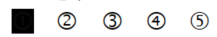
#> input picture Python_cv2/answer.png, 217 x 37 px
$ python main.py
#> lines starting #> are read from the running program, lines starting #| are printed output that depends on the picture; after the words box and inside, x2 and y2 are one past the last pixel; in counts of white or black regions, pixels touching at a corner belong together
import cv2
import numpy as np

# OMR 카드 이미지 로드
img = cv2.imread('answer.png')
#> img is the input picture: shape (37, 217, 3); mean B, G, R 225.4, 225.4, 225.4

# 이미지를 grayscale로 변환
gray = cv2.cvtColor(img, cv2.COLOR_BGR2GRAY)
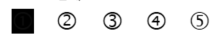
#> gray: shape (37, 217); min 0, max 255, mean 225.4

# 이미지 이진화 (adaptive thresholding)
thresh = cv2.adaptiveThreshold(gray, 255, cv2.ADAPTIVE_THRESH_MEAN_C, cv2.THRESH_BINARY_INV, 11, 2)
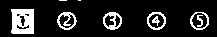
#> thresh: shape (37, 217); 14% white; 9 white regions (2 under 20 px)

# contour 추출 (선택지 영역 찾기)
contours, hierarchy = cv2.findContours(thresh, cv2.RETR_EXTERNAL, cv2.CHAIN_APPROX_SIMPLE)
#> contours = 7 contours, 2 with area under 20; largest, box (x1, y1, x2, y2) and area: (11, 9, 34, 34) 510, (190, 12, 209, 30) 254, (147, 12, 166, 30) 253, (57, 12, 77, 30) 250, (103, 12, 122, 30) 248
# 각 선택지 영역에 대한 좌표 추출
boxes = []
for cnt in contours:
    area = cv2.contourArea(cnt)
    if area > 100:
        x,y,w,h = cv2.boundingRect(cnt)
        boxes.append((x,y,w,h))
#> this loop made 7 passes
#> (area, x, y, w, h) on passes 1 to 5: (254.5, 190, 12, 19, 18), (253, 147, 12, 19, 18), (248.5, 103, 12, 19, 18), (250.5, 57, 12, 20, 18), (509.5, 11, 9, 23, 25)
#> after the loop, boxes = [(190, 12, 19, 18), (147, 12, 19, 18), (103, 12, 19, 18), (57, 12, 20, 18), (11, 9, 23, 25)]
boxes.reverse()
# 각 선택지 영역에 대한 좌표를 기반으로 표시된 답의 수 계산
results = []
for i in range(len(boxes)):
    x,y,w,h = boxes[i]
    roi = gray[y+1:y+h, x+2:x+w]
    total_pixels = roi.shape[0] * roi.shape[1]
    black_pixels = total_pixels - cv2.countNonZero(roi)
    if black_pixels > total_pixels/2:
        results.append(i+1)
#> this loop made 5 passes
#> (x, y, w, h, total_pixels, black_pixels) on passes 1 to 5: (11, 9, 23, 25, 504, 255), (57, 12, 20, 18, 306, 0), (103, 12, 19, 18, 289, 0), (147, 12, 19, 18, 289, 0), (190, 12, 19, 18, 289, 0)
#> pass 1, `roi = gray[y+1:y+h, x+2:x+w]`:
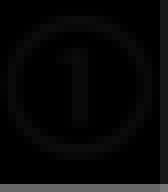
#> roi: shape (24, 21) (shown 8 times larger); min 0, max 119, mean 7.8
#> after the loop, results = [1]

# 결과 출력
print("표시된 답: ", results)
#| 표시된 답:  [1]
